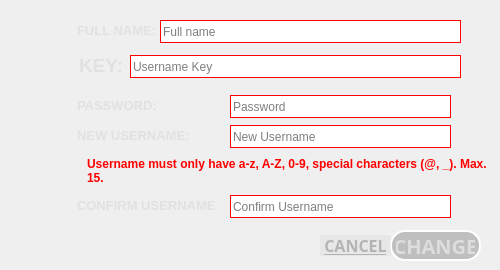
        <widget class="QWidget" name="user">
         <widget class="QLineEdit" name="ProfileUserFull">
          <property name="enabled">
           <bool>true</bool>
          </property>
          <property name="geometry">
           <rect>
            <x>160</x>
            <y>20</y>
            <width>301</width>
            <height>23</height>
           </rect>
          </property>
          <property name="styleSheet">
           <string notr="true">background-color: rgb(255, 255, 255);
border: 1px solid red;
border-top-left-radius : 0px;
border-top-right-radius : 0px; 
border-bottom-left-radius : 0px; 
border-bottom-right-radius : 0px;</string>
          </property>
          <property name="placeholderText">
           <string>Full name</string>
          </property>
         </widget>
         <widget class="QLabel" name="keyTick_5">
          <property name="geometry">
           <rect>
            <x>470</x>
            <y>55</y>
            <width>21</width>
            <height>21</height>
           </rect>
          </property>
          <property name="text">
           <string/>
          </property>
          <property name="pixmap">
           <pixmap>../Resources/tick.png</pixmap>
          </property>
          <property name="scaledContents">
           <bool>true</bool>
          </property>
         </widget>
         <widget class="QPushButton" name="UserChange_3">
          <property name="enabled">
           <bool>true</bool>
          </property>
          <property name="geometry">
           <rect>
            <x>390</x>
            <y>230</y>
            <width>91</width>
            <height>31</height>
           </rect>
          </property>
          <property name="font">
           <font>
            <family>Bahnschrift SemiBold</family>
            <pointsize>15</pointsize>
            <weight>75</weight>
            <bold>true</bold>
           </font>
          </property>
          <property name="cursor">
           <cursorShape>PointingHandCursor</cursorShape>
          </property>
          <property name="styleSheet">
           <string notr="true">background-color: rgba(64, 64, 64, 70);
color: rgb(221, 221, 221);
border: 2px solid white;
border-style: outset;
border-radius: 15px;
padding: 4px;</string>
          </property>
          <property name="text">
           <string>CHANGE</string>
          </property>
         </widget>
         <widget class="QLabel" name="ConfirmUserLabel_3">
          <property name="geometry">
           <rect>
            <x>70</x>
            <y>190</y>
            <width>151</width>
            <height>31</height>
           </rect>
          </property>
          <property name="font">
           <font>
            <pointsize>10</pointsize>
            <weight>75</weight>
            <bold>true</bold>
           </font>
          </property>
          <property name="styleSheet">
           <string notr="true">color: rgb(225, 225, 225);
border: 2px solid white;
border-style: outset;
border-radius: 15px;
padding: 4px;
border: none;</string>
          </property>
          <property name="text">
           <string>CONFIRM USERNAME:</string>
          </property>
          <property name="alignment">
           <set>Qt::AlignLeading|Qt::AlignLeft|Qt::AlignVCenter</set>
          </property>
         </widget>
         <widget class="QLabel" name="UserKey_3">
          <property name="geometry">
           <rect>
            <x>70</x>
            <y>50</y>
            <width>61</width>
            <height>31</height>
           </rect>
          </property>
          <property name="font">
           <font>
            <pointsize>14</pointsize>
            <weight>75</weight>
            <bold>true</bold>
           </font>
          </property>
          <property name="styleSheet">
           <string notr="true">color: rgb(225, 225, 225);
border: 2px solid white;
border-style: outset;
border-radius: 15px;
padding: 4px;
border: none;</string>
          </property>
          <property name="text">
           <string>KEY:</string>
          </property>
          <property name="alignment">
           <set>Qt::AlignLeading|Qt::AlignLeft|Qt::AlignVCenter</set>
          </property>
         </widget>
         <widget class="QLineEdit" name="ProfileUserKey">
          <property name="enabled">
           <bool>true</bool>
          </property>
          <property name="geometry">
           <rect>
            <x>130</x>
            <y>55</y>
            <width>331</width>
            <height>23</height>
           </rect>
          </property>
          <property name="styleSheet">
           <string notr="true">background-color: rgb(255, 255, 255);
border: 1px solid red;
border-top-left-radius : 0px;
border-top-right-radius : 0px; 
border-bottom-left-radius : 0px; 
border-bottom-right-radius : 0px;</string>
          </property>
          <property name="placeholderText">
           <string>Username Key</string>
          </property>
         </widget>
         <widget class="QLabel" name="NewUsernameLabel_5">
          <property name="geometry">
           <rect>
            <x>70</x>
            <y>120</y>
            <width>151</width>
            <height>31</height>
           </rect>
          </property>
          <property name="font">
           <font>
            <pointsize>10</pointsize>
            <weight>75</weight>
            <bold>true</bold>
           </font>
          </property>
          <property name="styleSheet">
           <string notr="true">color: rgb(225, 225, 225);
border: 2px solid white;
border-style: outset;
border-radius: 15px;
padding: 4px;
border: none;</string>
          </property>
          <property name="text">
           <string>NEW USERNAME:</string>
          </property>
          <property name="alignment">
           <set>Qt::AlignLeading|Qt::AlignLeft|Qt::AlignVCenter</set>
          </property>
         </widget>
         <widget class="QLineEdit" name="ProfileNewUser">
          <property name="enabled">
           <bool>false</bool>
          </property>
          <property name="geometry">
           <rect>
            <x>230</x>
            <y>125</y>
            <width>221</width>
            <height>23</height>
           </rect>
          </property>
          <property name="styleSheet">
           <string notr="true">background-color: rgb(255, 255, 255);
border: 1px solid red;
border-top-left-radius : 0px;
border-top-right-radius : 0px; 
border-bottom-left-radius : 0px; 
border-bottom-right-radius : 0px;</string>
          </property>
          <property name="placeholderText">
           <string>New Username</string>
          </property>
         </widget>
         <widget class="QLabel" name="NewUsernameLabel_6">
          <property name="geometry">
           <rect>
            <x>80</x>
            <y>150</y>
            <width>411</width>
            <height>41</height>
           </rect>
          </property>
          <property name="font">
           <font>
            <pointsize>9</pointsize>
            <weight>75</weight>
            <bold>true</bold>
           </font>
          </property>
          <property name="styleSheet">
           <string notr="true">color: rgb(225, 225, 225);
border: 2px solid white;
border-style: outset;
border-radius: 15px;
padding: 4px;
border: none;
color: rgb(255, 0, 0);</string>
          </property>
          <property name="text">
           <string>Username must only have a-z, A-Z, 0-9, special characters (@, _). Max. 15.</string>
          </property>
          <property name="alignment">
           <set>Qt::AlignLeading|Qt::AlignLeft|Qt::AlignVCenter</set>
          </property>
          <property name="wordWrap">
           <bool>true</bool>
          </property>
         </widget>
         <widget class="QLabel" name="ConfirmTick_3">
          <property name="geometry">
           <rect>
            <x>460</x>
            <y>195</y>
            <width>21</width>
            <height>21</height>
           </rect>
          </property>
          <property name="text">
           <string/>
          </property>
          <property name="pixmap">
           <pixmap>../Resources/tick.png</pixmap>
          </property>
          <property name="scaledContents">
           <bool>true</bool>
          </property>
         </widget>
         <widget class="QLabel" name="useless_15">
          <property name="geometry">
           <rect>
            <x>70</x>
            <y>15</y>
            <width>91</width>
            <height>31</height>
           </rect>
          </property>
          <property name="font">
           <font>
            <pointsize>10</pointsize>
            <weight>75</weight>
            <bold>true</bold>
           </font>
          </property>
          <property name="styleSheet">
           <string notr="true">color: rgb(225, 225, 225);
border: 2px solid white;
border-style: outset;
border-radius: 15px;
padding: 4px;
border: none;</string>
          </property>
          <property name="text">
           <string>FULL NAME:</string>
          </property>
          <property name="alignment">
           <set>Qt::AlignLeading|Qt::AlignLeft|Qt::AlignVCenter</set>
          </property>
         </widget>
         <widget class="QLineEdit" name="ProfileConfirmUser">
          <property name="enabled">
           <bool>false</bool>
          </property>
          <property name="geometry">
           <rect>
            <x>230</x>
            <y>195</y>
            <width>221</width>
            <height>23</height>
           </rect>
          </property>
          <property name="styleSheet">
           <string notr="true">background-color: rgb(255, 255, 255);
border: 1px solid red;
border-top-left-radius : 0px;
border-top-right-radius : 0px; 
border-bottom-left-radius : 0px; 
border-bottom-right-radius : 0px;</string>
          </property>
          <property name="placeholderText">
           <string>Confirm Username</string>
          </property>
         </widget>
         <widget class="QLabel" name="NewUserTick_3">
          <property name="geometry">
           <rect>
            <x>460</x>
            <y>125</y>
            <width>21</width>
            <height>21</height>
           </rect>
          </property>
          <property name="text">
           <string/>
          </property>
          <property name="pixmap">
           <pixmap>../Resources/tick.png</pixmap>
          </property>
          <property name="scaledContents">
           <bool>true</bool>
          </property>
         </widget>
         <widget class="QLineEdit" name="NewPass_3">
          <property name="enabled">
           <bool>false</bool>
          </property>
          <property name="geometry">
           <rect>
            <x>230</x>
            <y>95</y>
            <width>221</width>
            <height>23</height>
           </rect>
          </property>
          <property name="styleSheet">
           <string notr="true">background-color: rgb(255, 255, 255);
border: 1px solid red;
border-top-left-radius : 0px;
border-top-right-radius : 0px; 
border-bottom-left-radius : 0px; 
border-bottom-right-radius : 0px;</string>
          </property>
          <property name="text">
           <string/>
          </property>
          <property name="echoMode">
           <enum>QLineEdit::Password</enum>
          </property>
          <property name="placeholderText">
           <string>Password</string>
          </property>
         </widget>
         <widget class="QLabel" name="NewPassLabel_4">
          <property name="geometry">
           <rect>
            <x>70</x>
            <y>90</y>
            <width>151</width>
            <height>31</height>
           </rect>
          </property>
          <property name="font">
           <font>
            <pointsize>10</pointsize>
            <weight>75</weight>
            <bold>true</bold>
           </font>
          </property>
          <property name="styleSheet">
           <string notr="true">color: rgb(225, 225, 225);
border: 2px solid white;
border-style: outset;
border-radius: 15px;
padding: 4px;
border: none;</string>
          </property>
          <property name="text">
           <string>PASSWORD:</string>
          </property>
          <property name="alignment">
           <set>Qt::AlignLeading|Qt::AlignLeft|Qt::AlignVCenter</set>
          </property>
         </widget>
         <widget class="QPushButton" name="ChangeUserCancel">
          <property name="geometry">
           <rect>
            <x>320</x>
            <y>235</y>
            <width>71</width>
            <height>21</height>
           </rect>
          </property>
          <property name="font">
           <font>
            <family>Bahnschrift SemiBold</family>
            <pointsize>12</pointsize>
            <weight>75</weight>
            <bold>true</bold>
            <underline>true</underline>
           </font>
          </property>
          <property name="cursor">
           <cursorShape>PointingHandCursor</cursorShape>
          </property>
          <property name="styleSheet">
           <string notr="true">color: rgb(180, 180, 180);
background-color: rgba(35, 31, 32, 10);
border: none;</string>
          </property>
          <property name="text">
           <string>CANCEL</string>
          </property>
         </widget>
        </widget>
